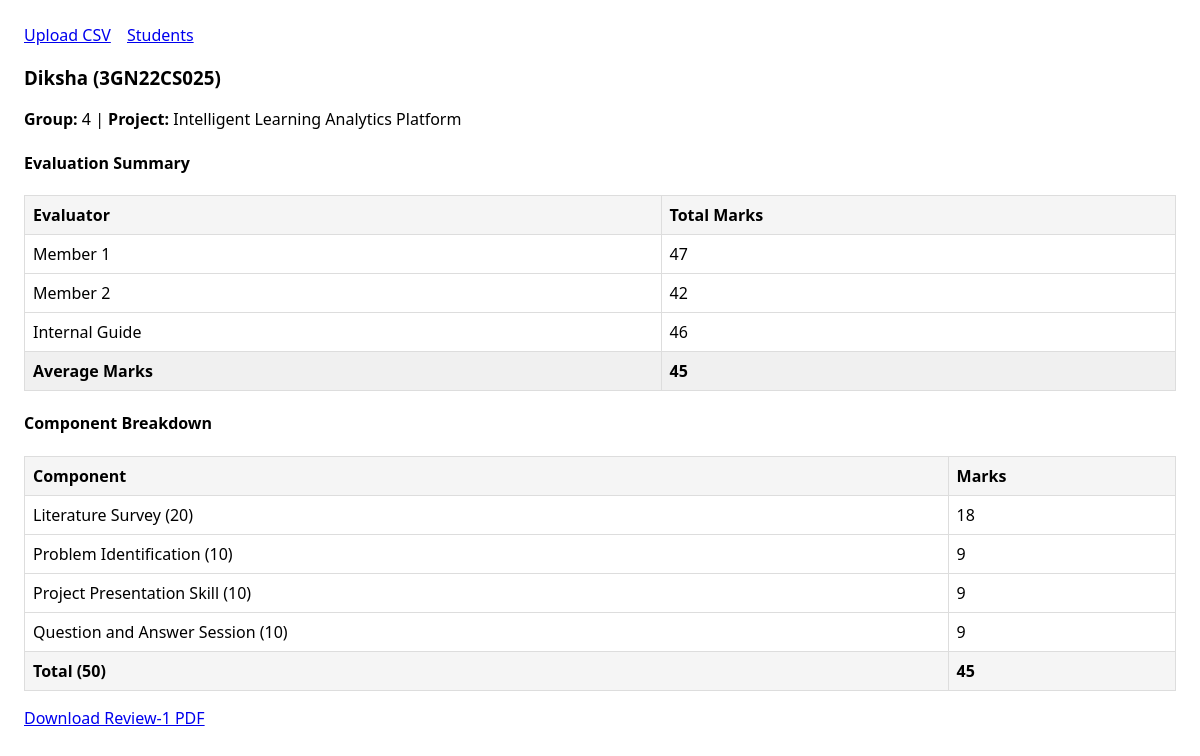
/students/4, run on the app's committed database.
### models.py (models this page shows)
class Student(db.Model):
    id = db.Column(db.Integer, primary_key=True)
    group_no = db.Column(db.String(50))
    project_title = db.Column(db.String(255))
    seat_no = db.Column(db.String(64), nullable=False, index=True)
    name = db.Column(db.String(128), nullable=False)
    evaluations = db.relationship("Evaluation", backref="student", lazy=True, cascade="all, delete-orphan")

class Evaluation(db.Model):
    __table_args__ = (
        db.UniqueConstraint('student_id', 'review_no', name='uq_eval_student_review'),
    )
    id = db.Column(db.Integer, primary_key=True)
    review_no = db.Column(db.Integer, default=1, nullable=False)
    total_marks = db.Column(db.Integer, nullable=False)
    literature_survey = db.Column(db.Integer, nullable=False)
    problem_identification = db.Column(db.Integer, nullable=False)
    presentation = db.Column(db.Integer, nullable=False)
    question_answer = db.Column(db.Integer, nullable=False)
    member1_literature = db.Column(db.Integer, nullable=True)
    member1_problem = db.Column(db.Integer, nullable=True)
    member1_presentation = db.Column(db.Integer, nullable=True)
    member1_qa = db.Column(db.Integer, nullable=True)
    member2_literature = db.Column(db.Integer, nullable=True)
    member2_problem = db.Column(db.Integer, nullable=True)
    member2_presentation = db.Column(db.Integer, nullable=True)
    member2_qa = db.Column(db.Integer, nullable=True)
    guide_literature = db.Column(db.Integer, nullable=True)
    guide_problem = db.Column(db.Integer, nullable=True)
    guide_presentation = db.Column(db.Integer, nullable=True)
    guide_qa = db.Column(db.Integer, nullable=True)
    student_id = db.Column(db.Integer, db.ForeignKey("student.id"), nullable=False)

### app.py (the view)
    @app.route("/students/<int:student_id>")
    def student_detail(student_id: int):
        student = Student.query.get_or_404(student_id)
        ev = sorted(student.evaluations, key=lambda e: (e.review_no, e.id))[-1]
        return render_template("student_detail.html", student=student, ev=ev)

### templates/student_detail.html
{% extends "base.html" %}
{% block content %}
<h3>{{ student.name }} ({{ student.seat_no }})</h3>
<p><strong>Group:</strong> {{ student.group_no or '-' }} | <strong>Project:</strong> {{ student.project_title or '-' }}</p>
<h4>Evaluation Summary</h4>
<table>
  <tr>
    <th>Evaluator</th>
    <th>Total Marks</th>
  </tr>
  <tr>
    <td>Member 1</td>
    <td>{{ (ev.member1_literature or 0) + (ev.member1_problem or 0) + (ev.member1_presentation or 0) + (ev.member1_qa or 0) }}</td>
  </tr>
  <tr>
    <td>Member 2</td>
    <td>{{ (ev.member2_literature or 0) + (ev.member2_problem or 0) + (ev.member2_presentation or 0) + (ev.member2_qa or 0) }}</td>
  </tr>
  <tr>
    <td>Internal Guide</td>
    <td>{{ (ev.guide_literature or 0) + (ev.guide_problem or 0) + (ev.guide_presentation or 0) + (ev.guide_qa or 0) }}</td>
  </tr>
  <tr style="background-color: #f0f0f0; font-weight: bold;">
    <td>Average Marks</td>
    <td><strong>{{ ev.total_marks }}</strong></td>
  </tr>
</table>
<h4>Component Breakdown</h4>
<table>
  <tr><th>Component</th><th>Marks</th></tr>
  <tr><td>Literature Survey (20)</td><td>{{ ev.literature_survey }}</td></tr>
  <tr><td>Problem Identification (10)</td><td>{{ ev.problem_identification }}</td></tr>
  <tr><td>Project Presentation Skill (10)</td><td>{{ ev.presentation }}</td></tr>
  <tr><td>Question and Answer Session (10)</td><td>{{ ev.question_answer }}</td></tr>
  <tr><th>Total (50)</th><th>{{ ev.total_marks }}</th></tr>
</table>
<p><a href="{{ url_for('download_review1', student_id=student.id) }}">Download Review-1 PDF</a></p>
{% endblock %}

### templates/base.html (style rules this page uses)
body { font-family: system-ui, Arial, sans-serif; margin: 24px; }
table { border-collapse: collapse; width: 100%; }
th, td { border: 1px solid #ddd; padding: 8px; }
th { background: #f5f5f5; text-align: left; }

### data on the page
Student: name "Diksha", seat_no "3GN22CS025", group_no "4", project_title "Intelligent Learning Analytics Platform"
Evaluation: member1_literature+member1_problem+member1_presentation "47", member2_literature+member2_problem+member2_presentation "42", guide_literature+guide_problem+guide_presentation "46", total_marks "45", literature_survey "18", problem_identification "9", presentation "9", question_answer "9"
